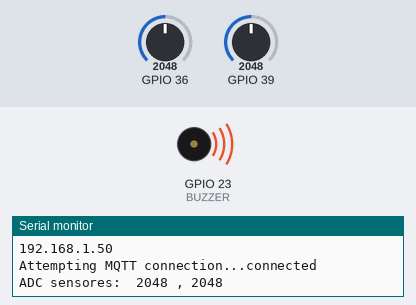
A sketch run on a simulated ESP32. Parts: buzzer (waves = sounding, pin HIGH), the last lines printed to the serial monitor. Inputs (shaded band) come from the test bench; at power-on: GPIO 36 = 2048, GPIO 39 = 2048. WiFi joins after 1.5 s; servers stay silent unless stated; random numbers use the default seed unless the sketch sets one; no MQTT or app messages arrive unless stated.

Above: at 1.6 s.
At 2.1 s:
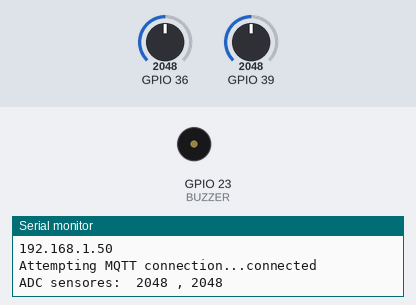
2.8 s: GPIO 36 set to 4095
6.5 s: GPIO 39 set to 4057
10.0 s: GPIO 39 set to 4095
12.0 s: GPIO 36 set to 4054
At 12.4 s:
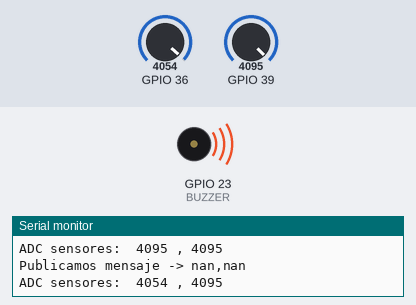
Timing chart, 0 to 24.4 s (numbered marks = the images above; inputs shaded):
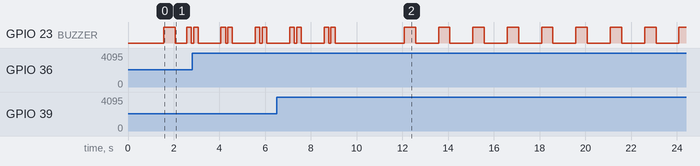

Measured:
- after the input at 12.0 s, GPIO 23 (BUZZER): alternates HIGH for 0.50 s and LOW for 1.0 s, starting after 0.08 s
- by itself, GPIO 23 (BUZZER): repeats every 1.5 s: LOW 1.0 s, HIGH 0.20 s, LOW 0.10 s, HIGH 0.20 s

The sketch:

sensores_MQ.ino
```cpp
#include <WiFi.h>
#include <PubSubClient.h>

//Variables de Sensores MQ
int VALOR_MQ5;
int VALOR_MQ7;
int BUZZER = 23;
char msg[25];

// Datos de Red WiFi y MQTTserver
const char* ssid = "xxx";
const char* password = "xxxx";
const char* mqtt_server = "xxxx.com.ar";
#define mqtt_port 1883
#define MQTT_USER "xxxxxxx"
#define MQTT_PASSWORD "xxxxx"

WiFiClient wifiClient;
PubSubClient client(wifiClient);

//Funcion de conexion a WiFi
void setup_wifi() {
    delay(10);
    Serial.println();
    Serial.print("Connecting to ");

    Serial.println(ssid);
    WiFi.begin(ssid, password);
    while (WiFi.status() != WL_CONNECTED) {
      delay(500);
      Serial.print(".");
    }
    randomSeed(micros());
    Serial.println("");
    Serial.println("WiFi connected");
    Serial.println("IP address: ");
    Serial.println(WiFi.localIP());
}

//Función Reconect
void reconnect() {
   while (!client.connected()) {
     Serial.print("Attempting MQTT connection...");
     String clientId = "ESP32Client-";
     clientId += String(random(0xffff), HEX);
     if (client.connect(clientId.c_str(),MQTT_USER,MQTT_PASSWORD)) {
       Serial.println("connected");
       client.subscribe("gases");
     } else {
       Serial.print("failed, rc=");
       Serial.print(client.state());
       Serial.println(" try again in 5 seconds");
       delay(5000);
     }
  }
}

//Función Callback
void callback(char* topic, byte *payload, unsigned int length) {
    Serial.println("-------nuevo mensaje desde el broker -----");
    Serial.print("Topico:");
    Serial.println(topic);
    Serial.print("datos:");
    Serial.write(payload, length);
    Serial.println();
}

void setup() {
  pinMode(BUZZER,OUTPUT);
  //entradas analogicas, no requiere inicializacion
  Serial.begin(115200);
  Serial.setTimeout(500);
  setup_wifi();
  client.setServer(mqtt_server, mqtt_port);
  client.setCallback(callback);
  reconnect();
}

//Funcion Loop (Principal)
void loop(){
client.loop();
//concentracion en sensor de CO (MQ7)
//INICIO -----------------------------------------------------------------------
float ppm_MQ7;
float sensor_volt_MQ7;
float RS_CO;
float ratio_MQ7;
int sensorValue_MQ7 = analogRead(39);

sensor_volt_MQ7=(float)(sensorValue_MQ7+1)/4095*5.0;

RS_CO = (5.0-sensor_volt_MQ7)/sensor_volt_MQ7;  // omitimos *RL
//-Reemplazamos "R0" con el nivel obtenido de los test -/
ratio_MQ7 = RS_CO/0.96; // ratio_MQ7 = RS/R0

ppm_MQ7 = (float)(97.651)*pow(ratio_MQ7,(-1.545));
if (ppm_MQ7<0)
ppm_MQ7=0;
if (ppm_MQ7>10000)
ppm_MQ7=10000;
//FINAL ---------------------------------------------------------------------------

 //concentracion en sensor de GAS (MQ5)
 //INICIO -----------------------------------------------------------------------
float ppm_MQ5;
float sensor_volt_MQ5;
float RS_gas;
float ratio_MQ5;
int sensorValue_MQ5 = analogRead(36);

sensor_volt_MQ5=(float)(sensorValue_MQ5+1)/4095*5.0;

RS_gas = (5.0-sensor_volt_MQ5)/sensor_volt_MQ5; // omit *RL
//-Reemplazamos "R0" con el nivel obtenido de los test -/
ratio_MQ5 = RS_gas/630; // ratio_MQ5 = RS/R0

ppm_MQ5 = (float)77.829*pow(ratio_MQ5,(-2.522));
if (ppm_MQ5<0)
ppm_MQ5=0;
if (ppm_MQ5>10000)
ppm_MQ5=10000;
//FINAL ---------------------------------------------------------------------------

     //Programa de gases y buzzer
   VALOR_MQ5 = analogRead (36);
   VALOR_MQ7 = analogRead (39);
   Serial.print("ADC sensores:  "); //mostramos los valores del ADC diferentes a la concentración
   Serial.print(VALOR_MQ5);
   Serial.print(" , ");
   Serial.println(VALOR_MQ7);
   if(ppm_MQ5>1000){
   digitalWrite(BUZZER,HIGH);
   delay(500);
   digitalWrite(BUZZER,LOW);
   delay(500);

   }
    if(ppm_MQ7>50){
   digitalWrite(BUZZER,HIGH);
   delay(200);
   digitalWrite(BUZZER,LOW);
   delay(100);
   digitalWrite(BUZZER,HIGH);
   delay(200);
   digitalWrite(BUZZER,LOW);
   delay(500);
   }
    digitalWrite(BUZZER,LOW);

    //Datos a enviar aservidor
    String to_send = String(ppm_MQ5) + "," + String(ppm_MQ7) ;
    to_send.toCharArray(msg, 25);
    Serial.print("Publicamos mensaje -> ");
      Serial.println(msg);
     client.publish("gases", msg);
    delay(500);
 }
```
